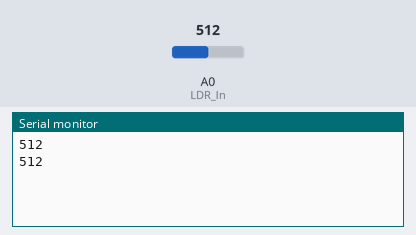
Recording of a sketch running on a simulated Arduino Uno, built with avr-gcc and run on an emulated ATmega328P. Shown: the last lines printed to the serial monitor. Inputs (shaded band) come from the test bench; at power-on: A0 (LDR_In) = 512.

Above: at 1.8 s.
1.9 s: A0 (LDR_In) set to 716
At 2.5 s:
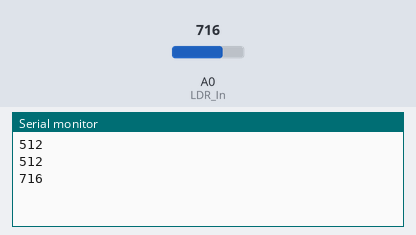
3.4 s: A0 (LDR_In) set to 900
At 4.8 s:
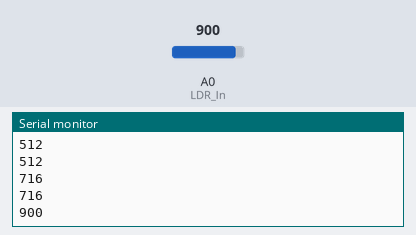
Timing chart, 0 to 6.4 s (numbered marks = the images above; inputs shaded):
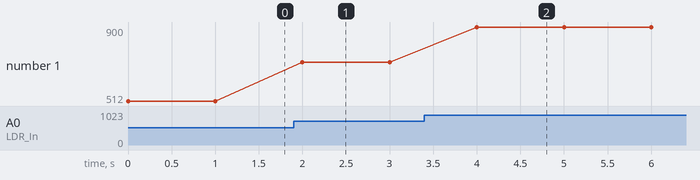

The sketch:

ldr_1.ino
```cpp
// A0 is de inputin voor de lichtgevoelige weerstand LDR
// A0 is een analoge ingang

int LDR_In = A0; // de spanningsdeler wordt aangesloten op A0

// variabele lichtHoeveelheid
int lichtHoeveelheid;
int maxLicht = 950; // vnvn
int munLicht = 700; // ,mn,mn,

void setup() {
  Serial.begin(9600); // start de serial monitor 9600 Baud
}

void loop() {
  // lees de input waarde van de LDR
  lichtHoeveelheid = analogRead(LDR_In);

  // schrijf de waarde naar de Serial Monitor
  Serial.println(lichtHoeveelheid);
  delay(1000);
}
```

Measured:
- after the input at 1.9 s, the serial monitor: prints a new line after 0.10 s (image 1)
- after the input at 3.4 s, the serial monitor: prints a new line after 0.60 s (image 2)
- plotted number 1: 512 → 716 after the input at 1.9 s, 716 → 900 after the input at 3.4 s
